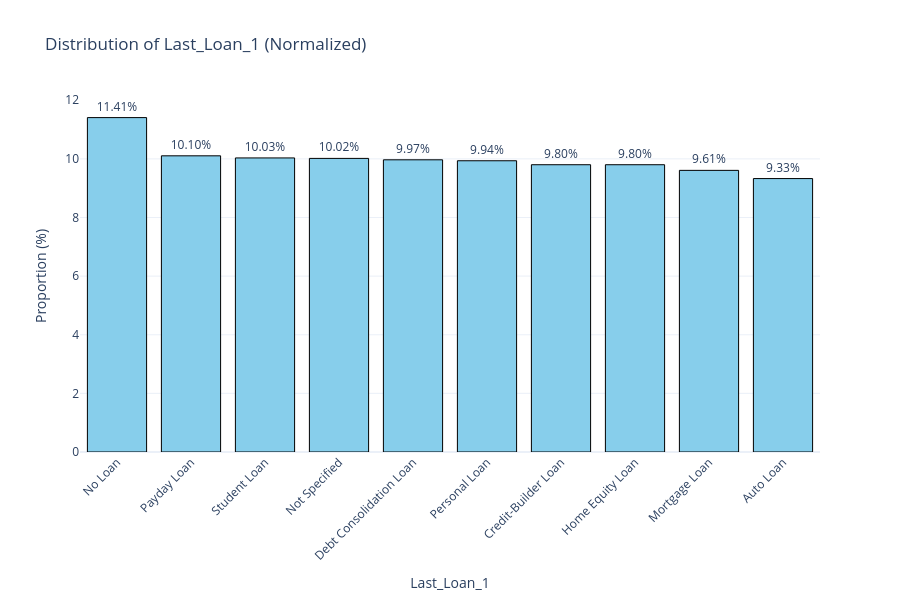
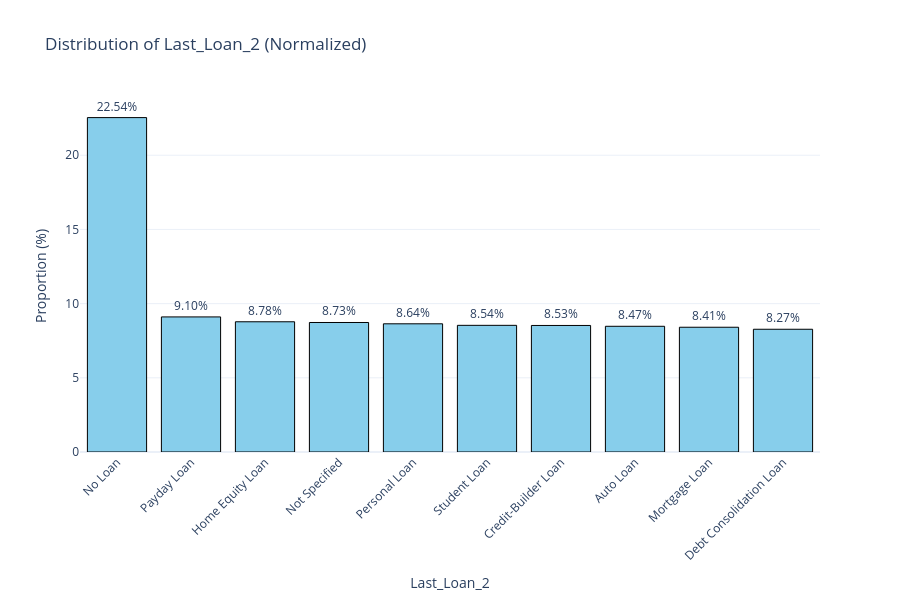
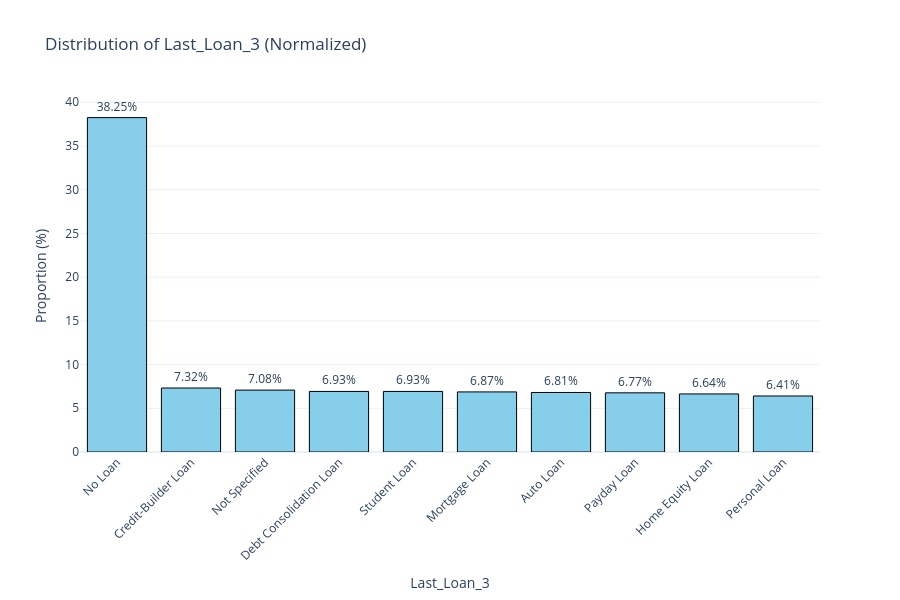
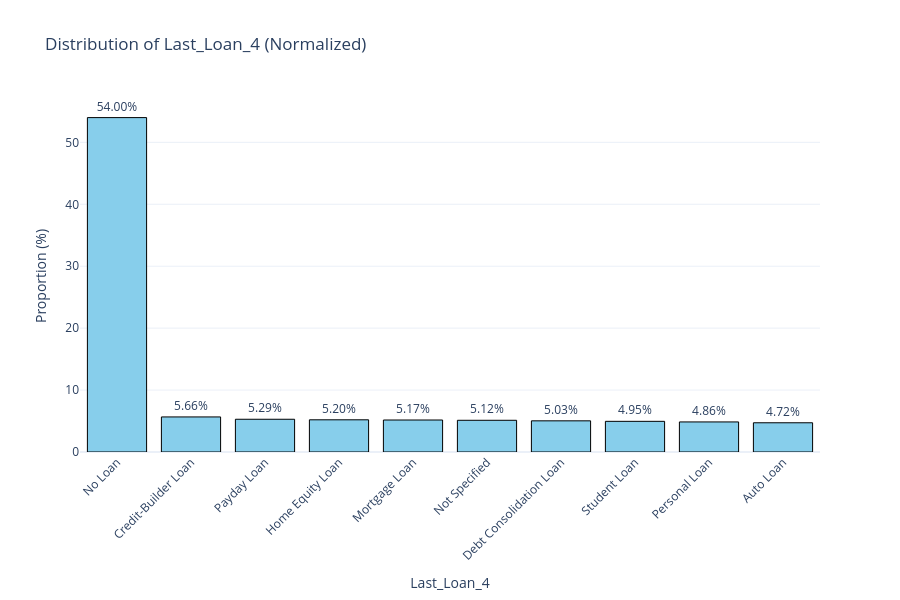

The notebook cell these images were saved under, in order:
### Markdown cell above
![image.png](attachment:image.png)

### Code cell
for i in range(1, 10):
    fig = plot_univariate_freq(df, f'Last_Loan_{i}', figsize=(900, 600), normalize=True)
    fig.show()
    print('\n')

### Figure 1 — Plotly figure (JSON) as saved in the notebook; plotly's stock layout.template omitted (floating-point values rounded to 4 significant figures)
{"data": [{"hovertemplate": "Last_Loan_1=%{x}<br>Proportion (%)=%{y}<br>text=%{text}<extra></extra>", "legendgroup": "", "marker": {"color": "skyblue", "line": {"color": "black", "width": 1}, "pattern": {"shape": ""}}, "name": "", "orientation": "v", "showlegend": false, "text": ["11.41%", "10.10%", "10.03%", "10.02%", "9.97%", "9.94%", "9.80%", "9.80%", "9.61%", "9.33%"], "textposition": "outside", "type": "bar", "x": ["No Loan", "Payday Loan", "Student Loan", "Not Specified", "Debt Consolidation Loan", "Personal Loan", "Credit-Builder Loan", "Home Equity Loan", "Mortgage Loan", "Auto Loan"], "xaxis": "x", "y": [11.41, 10.1, 10.03, 10.02, 9.968, 9.936, 9.8, 9.8, 9.608, 9.328], "yaxis": "y"}], "layout": {"barmode": "relative", "height": 600, "legend": {"tracegroupgap": 0}, "title": {"text": "Distribution of Last_Loan_1 (Normalized)"}, "width": 900, "xaxis": {"anchor": "y", "domain": [0, 1], "tickangle": -45, "title": {"text": "Last_Loan_1"}}, "yaxis": {"anchor": "x", "domain": [0, 1], "title": {"text": "Proportion (%)"}}}}

### Figure 2 — Plotly figure (JSON) as saved in the notebook; plotly's stock layout.template omitted (floating-point values rounded to 4 significant figures)
{"data": [{"hovertemplate": "Last_Loan_2=%{x}<br>Proportion (%)=%{y}<br>text=%{text}<extra></extra>", "legendgroup": "", "marker": {"color": "skyblue", "line": {"color": "black", "width": 1}, "pattern": {"shape": ""}}, "name": "", "orientation": "v", "showlegend": false, "text": ["22.54%", "9.10%", "8.78%", "8.73%", "8.64%", "8.54%", "8.53%", "8.47%", "8.41%", "8.27%"], "textposition": "outside", "type": "bar", "x": ["No Loan", "Payday Loan", "Home Equity Loan", "Not Specified", "Personal Loan", "Student Loan", "Credit-Builder Loan", "Auto Loan", "Mortgage Loan", "Debt Consolidation Loan"], "xaxis": "x", "y": [22.54, 9.104, 8.776, 8.728, 8.64, 8.536, 8.528, 8.472, 8.408, 8.272], "yaxis": "y"}], "layout": {"barmode": "relative", "height": 600, "legend": {"tracegroupgap": 0}, "title": {"text": "Distribution of Last_Loan_2 (Normalized)"}, "width": 900, "xaxis": {"anchor": "y", "domain": [0, 1], "tickangle": -45, "title": {"text": "Last_Loan_2"}}, "yaxis": {"anchor": "x", "domain": [0, 1], "title": {"text": "Proportion (%)"}}}}

### Figure 3 — Plotly figure (JSON) as saved in the notebook; plotly's stock layout.template omitted (floating-point values rounded to 4 significant figures)
{"data": [{"hovertemplate": "Last_Loan_3=%{x}<br>Proportion (%)=%{y}<br>text=%{text}<extra></extra>", "legendgroup": "", "marker": {"color": "skyblue", "line": {"color": "black", "width": 1}, "pattern": {"shape": ""}}, "name": "", "orientation": "v", "showlegend": false, "text": ["38.25%", "7.32%", "7.08%", "6.93%", "6.93%", "6.87%", "6.81%", "6.77%", "6.64%", "6.41%"], "textposition": "outside", "type": "bar", "x": ["No Loan", "Credit-Builder Loan", "Not Specified", "Debt Consolidation Loan", "Student Loan", "Mortgage Loan", "Auto Loan", "Payday Loan", "Home Equity Loan", "Personal Loan"], "xaxis": "x", "y": [38.25, 7.32, 7.08, 6.928, 6.928, 6.872, 6.808, 6.768, 6.64, 6.408], "yaxis": "y"}], "layout": {"barmode": "relative", "height": 600, "legend": {"tracegroupgap": 0}, "title": {"text": "Distribution of Last_Loan_3 (Normalized)"}, "width": 900, "xaxis": {"anchor": "y", "domain": [0, 1], "tickangle": -45, "title": {"text": "Last_Loan_3"}}, "yaxis": {"anchor": "x", "domain": [0, 1], "title": {"text": "Proportion (%)"}}}}

### Figure 4 — Plotly figure (JSON) as saved in the notebook; plotly's stock layout.template omitted (floating-point values rounded to 4 significant figures)
{"data": [{"hovertemplate": "Last_Loan_4=%{x}<br>Proportion (%)=%{y}<br>text=%{text}<extra></extra>", "legendgroup": "", "marker": {"color": "skyblue", "line": {"color": "black", "width": 1}, "pattern": {"shape": ""}}, "name": "", "orientation": "v", "showlegend": false, "text": ["54.00%", "5.66%", "5.29%", "5.20%", "5.17%", "5.12%", "5.03%", "4.95%", "4.86%", "4.72%"], "textposition": "outside", "type": "bar", "x": ["No Loan", "Credit-Builder Loan", "Payday Loan", "Home Equity Loan", "Mortgage Loan", "Not Specified", "Debt Consolidation Loan", "Student Loan", "Personal Loan", "Auto Loan"], "xaxis": "x", "y": [54.0, 5.664, 5.288, 5.2, 5.168, 5.12, 5.032, 4.952, 4.856, 4.72], "yaxis": "y"}], "layout": {"barmode": "relative", "height": 600, "legend": {"tracegroupgap": 0}, "title": {"text": "Distribution of Last_Loan_4 (Normalized)"}, "width": 900, "xaxis": {"anchor": "y", "domain": [0, 1], "tickangle": -45, "title": {"text": "Last_Loan_4"}}, "yaxis": {"anchor": "x", "domain": [0, 1], "title": {"text": "Proportion (%)"}}}}
